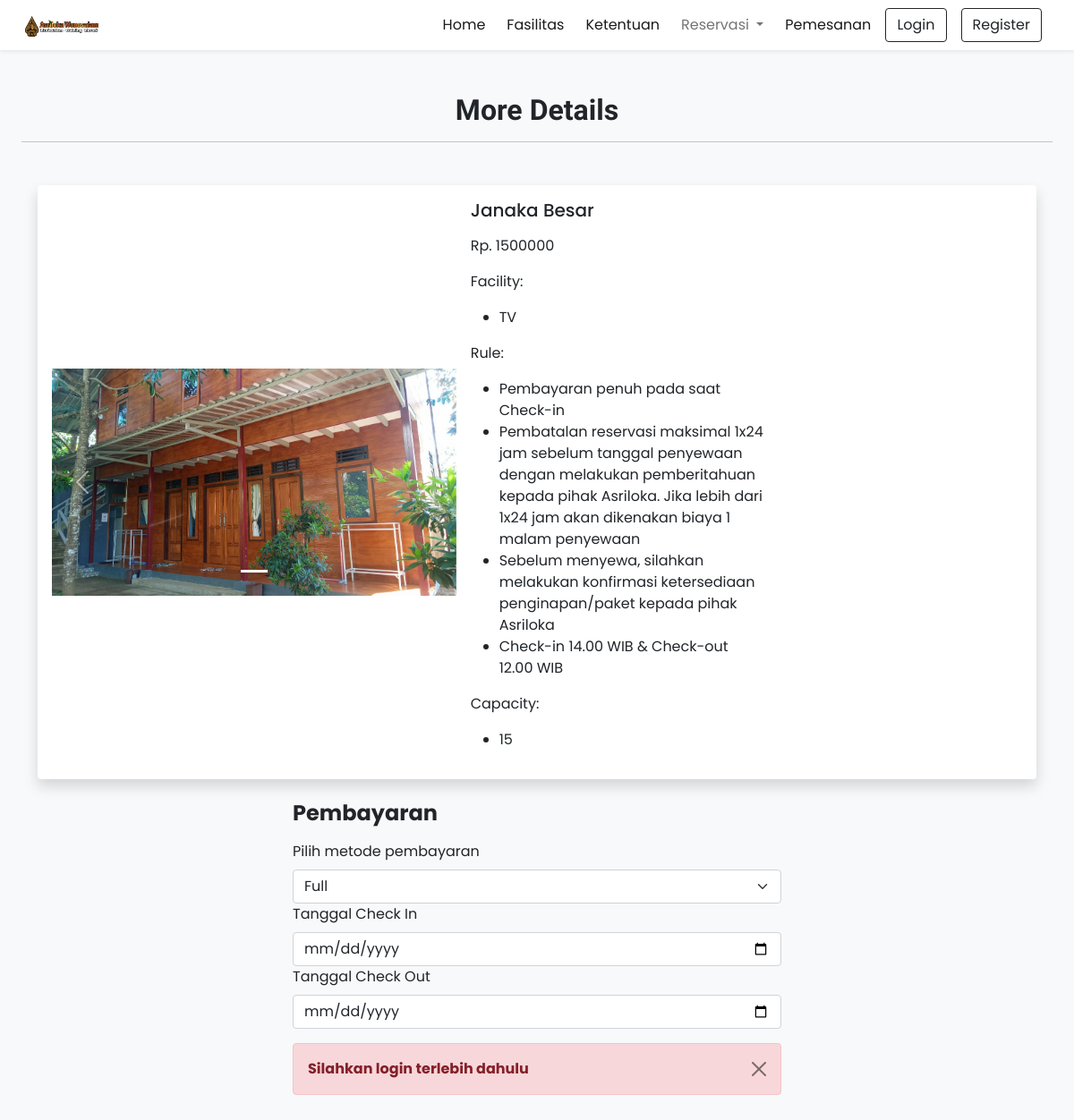
Screenshot of /details?type=room&id=67 with the database file from the repository.
### tables this page shows
CREATE TABLE `room` (
  `id` int(11) NOT NULL,
  `name` varchar(191) NOT NULL,
  `description` varchar(191) DEFAULT NULL,
  `price` double NOT NULL,
  `rating` double NOT NULL DEFAULT 0,
  `isReady` tinyint(1) NOT NULL DEFAULT 0,
  `picture` varchar(191) DEFAULT NULL
);

CREATE TABLE `picture` (
  `id` int(11) NOT NULL,
  `name` varchar(191) DEFAULT NULL
);

CREATE TABLE `facility` (
  `id` int(11) NOT NULL,
  `picture` varchar(191) NOT NULL,
  `name` varchar(191) NOT NULL,
  `description` varchar(191) NOT NULL,
  `isGeneral` tinyint(1) NOT NULL DEFAULT 1
);

CREATE TABLE `rule` (
  `id` int(11) NOT NULL,
  `isGeneral` tinyint(1) NOT NULL DEFAULT 1,
  `description` varchar(191) NOT NULL
);

CREATE TABLE `capacity` (
  `id` int(11) NOT NULL,
  `name` varchar(191) NOT NULL,
  `description` varchar(191) NOT NULL
);

### details.php (the view, shortened to what this page needs)
<!DOCTYPE html>
<html lang="en">
<head>
    <?php require('inc/links.php'); ?>
</head>
<body class="bg-light">
    <?php require('inc/header.php'); ?>
    <div class="my-5 px-4">
        <h2 class="fw-bold h-font text-center">More Details</h2>
        <hr>
    </div>
    <div class="container">
        <?php
        $type = '';
        $id = '';
        if (isset($_GET['type']) && isset($_GET['id'])) {
            $type = $_GET['type'];
            $id = $_GET['id'];
        }
        if ($type == 'room') {
            $sql = "SELECT * FROM room WHERE id = $id";
            $res = mysqli_query($conn, $sql);
            $room = mysqli_fetch_assoc($res);
            $sql = "SELECT f.* FROM facilityonroom fr
            JOIN facility f ON fr.facilityId = f.id
            WHERE fr.roomId = $id";
            $res = mysqli_query($conn, $sql);
            $facility = [];
            while ($row = mysqli_fetch_assoc($res)) {
                $facility[] = $row;
            }
            $sql = "SELECT p.* FROM pictureonroom pr
            JOIN picture p ON pr.pictureId = p.id
            WHERE pr.roomId = $id";
            $res = mysqli_query($conn, $sql);
            $picture = [];
            while ($row = mysqli_fetch_assoc($res)) {
                $picture[] = $row;
            }
            $sql = "SELECT r.* FROM ruleonroom rr
            JOIN rule r ON rr.ruleId = r.id
            WHERE rr.roomId = $id";
            $res = mysqli_query($conn, $sql);
            $rule = [];
            while ($row = mysqli_fetch_assoc($res)) {
                $rule[] = $row;
            }
            $sql = "SELECT c.* FROM capacityonroom cr
            JOIN capacity c ON cr.capacityId = c.id
            WHERE cr.roomId = $id";
            $res = mysqli_query($conn, $sql);
            $capacity = [];
            while ($row = mysqli_fetch_assoc($res)) {
                $capacity[] = $row;
            }
            $html = "<div class='card mb-4 border-0 shadow'>";
            $html .= "<div class='row g-0 p-3 align-items-center'>";
            $html .= "<div class='col-md-5 mb-lg-0 mb-md-0 mb-3'>";
            $html .= "<div id='carousel$room[id]' class='carousel slide'>";
            $html .= "<div class='carousel-indicators'>";
            for ($i = 0; $i < count($picture); $i++) {
                $html .= "<button type='button' data-bs-target='#carousel$room[id]' data-bs-slide-to='$i'";
                if ($i == 0) {
                    $html .= " class='active'";
                }
                $html .= " aria-label='Slide $i'></button>";
            }
            $html .= "</div>";
            $html .= "<div class='carousel-inner'>";
            foreach ($picture as $key => $value) {
                $html .= "<div class='carousel-item";
                if ($key == 0) {
                    $html .= " active";
                }
                $html .= "'>";
                $html .= "<img src='./assets/images/room/$value[name]' class='d-block w-100' alt='...'>";
                $html .= "</div>";
            }
            $html .= "</div>";
            $html .= "<button class='carousel-control-prev' type='button' data-bs-target='#carousel$room[id]' data-bs-slide='prev'>";
            $html .= "<span class='carousel-control-prev-icon' aria-hidden='true'></span>";
            $html .= "<span class='visually-hidden'>Previous</span>";
            $html .= "</button>";
            $html .= "<button class='carousel-control-next' type='button' data-bs-target='#carousel$room[id]' data-bs-slide='next'>";
            $html .= "<span class='carousel-control-next-icon' aria-hidden='true'></span>";
            $html .= "<span class='visually-hidden'>Next</span>";
            $html .= "</button>";
            $html .= "</div>";
            $html .= "</div>";
            $html .= "<div class='col-md-4 px-lg-3 px-md-3 px-0'>";
            $html .= "<h5 class='mb-3'>$room[name]</h5>";
            $html .= "<p class='mb-3'>$room[description]</p>";
            $html .= "<p class='mb-3'>Rp. $room[price]</p>";
            $html .= "<p class='mb-3'>Facility:</p>";
            $html .= "<ul class='mb-3'>";
            foreach ($facility as $key => $value) {
                $html .= "<li>$value[name]</li>";
            }
            $html .= "</ul>";
            $html .= "<p class='mb-3'>Rule:</p>";
            $html .= "<ul class='mb-3'>";
            foreach ($rule as $key => $value) {
                $html .= "<li>$value[description]</li>";
            }
            $html .= "</ul>";
            $html .= "<p class='mb-3'>Capacity:</p>";
            $html .= "<ul class='mb-3'>";
            foreach ($capacity as $key => $value) {
                $html .= "<li>$value[description]</li>";
            }
            $html .= "</ul>";
            $html .= "</div>";
            $html .= "</div>";
            $html .= "</div>";
            echo $html;
        }
        ?>
        <div class="row mt-4 mb-4">
            <div class="col-md-6 offset-md-3">
                <h4 class="fw-bold mb-3">Pembayaran</h4>
                <form method="POST" id="form_pembayaran">
                    <div class="mb-3">
                        <label for="payment_method" class="form-label">Pilih metode pembayaran</label>
                        <select class="form-select" id="tipe_pembayaran" name="tipe_pembayaran">
                            <option value="full">Full</option>
                        </select>
                        <label for="check_in" class="form-label">Tanggal Check In</label>
                        <input type="date" class="form-control" id="check_in" name="check_in" required>
                        <label for="check_out" class="form-label">Tanggal Check Out</label>
                        <input type="date" class="form-control" id="check_out" name="check_out" required>
                    </div>
                    <?php
                    if (isset($_SESSION['data']['id'])) {
                        echo '<button type="submit" class="btn btn-primary" data-bs-toggle="modal"
                        data-bs-target="#paymentModal">
                        Bayar</button>';
                    } else {
                        echo alert('danger', 'Silahkan login terlebih dahulu');
                    }
                    ?>
                </form>
            </div>
        </div>
</body>
</html>

### assets/css/common.css (style rules this page uses)
:root { --teal: #2ec1ac; --teal_hover: #279e8c; }
* { font-family: "Poppins", sans-serif; }
.h-font { font-family: "Merienda", cursive; }

### rows the page displays
room: name "Janaka Besar", price "1500000"
picture: name (picture)
facility: name "TV"
rule: description "Pembayaran penuh pada saat Check-in"
rule: description "Pembatalan reservasi maksimal 1x24 jam sebelum tanggal penyewaan dengan melakukan pemberitahuan kepada pihak Asriloka. Jika lebih dari 1x24 jam akan dikenakan biaya 1 malam penyewaan"
rule: description "Sebelum menyewa, silahkan melakukan konfirmasi ketersediaan penginapan/paket kepada pihak Asriloka"
rule: description "Check-in 14.00 WIB & Check-out 12.00 WIB"
capacity: description "15"

### other values shown
$msg "Silahkan login terlebih dahulu"
